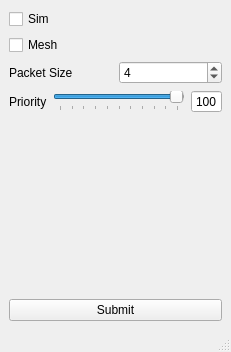
<?xml version="1.0" encoding="UTF-8"?>
<ui version="4.0">
 <class>MainWindow</class>
 <widget class="QMainWindow" name="MainWindow">
  <property name="geometry">
   <rect>
    <x>0</x>
    <y>0</y>
    <width>231</width>
    <height>352</height>
   </rect>
  </property>
  <property name="windowTitle">
   <string>MainWindow</string>
  </property>
  <widget class="QWidget" name="centralwidget">
   <layout class="QVBoxLayout" name="verticalLayout">
    <item>
     <widget class="QCheckBox" name="checkBox_sim">
      <property name="text">
       <string>Sim</string>
      </property>
     </widget>
    </item>
    <item>
     <widget class="QCheckBox" name="checkBox_mesh">
      <property name="text">
       <string>Mesh</string>
      </property>
     </widget>
    </item>
    <item>
     <layout class="QHBoxLayout" name="horizontalLayout">
      <item>
       <widget class="QLabel" name="label">
        <property name="text">
         <string>Packet Size</string>
        </property>
       </widget>
      </item>
      <item>
       <widget class="QSpinBox" name="spinBox">
        <property name="buttonSymbols">
         <enum>QAbstractSpinBox::UpDownArrows</enum>
        </property>
        <property name="minimum">
         <number>1</number>
        </property>
        <property name="maximum">
         <number>1000</number>
        </property>
        <property name="value">
         <number>4</number>
        </property>
       </widget>
      </item>
     </layout>
    </item>
    <item>
     <layout class="QHBoxLayout" name="horizontalLayout_2">
      <item>
       <widget class="QLabel" name="label_2">
        <property name="text">
         <string>Priority</string>
        </property>
       </widget>
      </item>
      <item>
       <widget class="QSlider" name="horizontalSlider_priority">
        <property name="maximum">
         <number>100</number>
        </property>
        <property name="value">
         <number>99</number>
        </property>
        <property name="orientation">
         <enum>Qt::Horizontal</enum>
        </property>
        <property name="tickPosition">
         <enum>QSlider::TicksBelow</enum>
        </property>
        <property name="tickInterval">
         <number>10</number>
        </property>
       </widget>
      </item>
      <item>
       <widget class="QSpinBox" name="spinBox_2">
        <property name="buttonSymbols">
         <enum>QAbstractSpinBox::NoButtons</enum>
        </property>
        <property name="maximum">
         <number>100</number>
        </property>
        <property name="value">
         <number>100</number>
        </property>
       </widget>
      </item>
     </layout>
    </item>
    <item>
     <spacer name="verticalSpacer">
      <property name="orientation">
       <enum>Qt::Vertical</enum>
      </property>
      <property name="sizeHint" stdset="0">
       <size>
        <width>20</width>
        <height>40</height>
       </size>
      </property>
     </spacer>
    </item>
    <item>
     <widget class="QPushButton" name="pushButton">
      <property name="text">
       <string>Submit</string>
      </property>
     </widget>
    </item>
   </layout>
  </widget>
  <widget class="QMenuBar" name="menubar">
   <property name="geometry">
    <rect>
     <x>0</x>
     <y>0</y>
     <width>231</width>
     <height>21</height>
    </rect>
   </property>
  </widget>
  <widget class="QStatusBar" name="statusbar"/>
 </widget>
 <resources/>
 <connections>
  <connection>
   <sender>horizontalSlider_priority</sender>
   <signal>valueChanged(int)</signal>
   <receiver>spinBox_2</receiver>
   <slot>setValue(int)</slot>
   <hints>
    <hint type="sourcelabel">
     <x>192</x>
     <y>463</y>
    </hint>
    <hint type="destinationlabel">
     <x>275</x>
     <y>463</y>
    </hint>
   </hints>
  </connection>
  <connection>
   <sender>spinBox_2</sender>
   <signal>valueChanged(int)</signal>
   <receiver>horizontalSlider_priority</receiver>
   <slot>setValue(int)</slot>
   <hints>
    <hint type="sourcelabel">
     <x>279</x>
     <y>458</y>
    </hint>
    <hint type="destinationlabel">
     <x>161</x>
     <y>458</y>
    </hint>
   </hints>
  </connection>
 </connections>
</ui>
